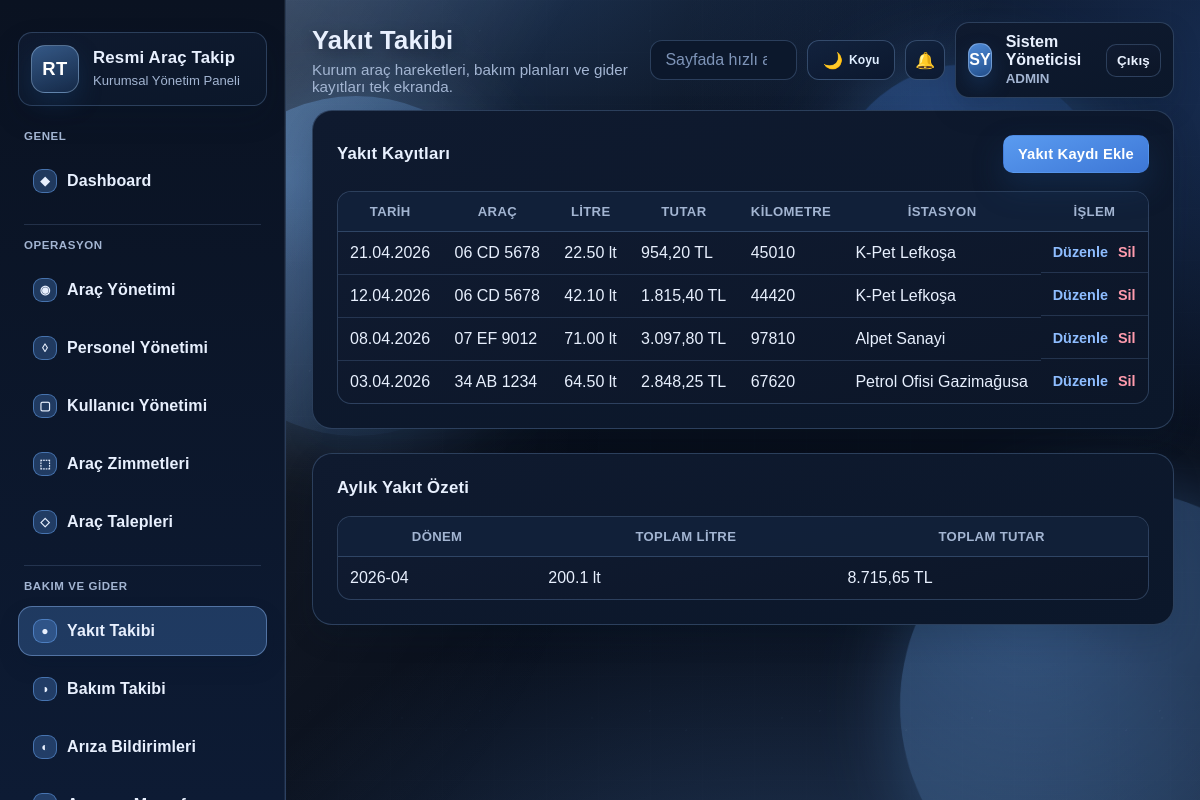
/modules/fuel/index.php (signed in), run on the app's committed database.
### tables this page shows
CREATE TABLE fuel_logs (
    id INT UNSIGNED AUTO_INCREMENT PRIMARY KEY,
    vehicle_id INT UNSIGNED NOT NULL,
    personnel_id INT UNSIGNED NULL,
    purchase_date DATE NOT NULL,
    litre DECIMAL(10,2) NOT NULL,
    amount DECIMAL(10,2) NOT NULL,
    odometer_km INT UNSIGNED NOT NULL,
    station_name VARCHAR(120) NOT NULL,
    receipt_note TEXT NULL,
    created_at TIMESTAMP NOT NULL DEFAULT CURRENT_TIMESTAMP,
    CONSTRAINT fk_fuel_vehicle FOREIGN KEY (vehicle_id) REFERENCES vehicles(id) ON DELETE CASCADE,
    CONSTRAINT fk_fuel_personnel FOREIGN KEY (personnel_id) REFERENCES personnel(id) ON DELETE SET NULL
);

CREATE TABLE vehicles (
    id INT UNSIGNED AUTO_INCREMENT PRIMARY KEY,
    plate_number VARCHAR(20) NOT NULL UNIQUE,
    brand VARCHAR(80) NOT NULL,
    model VARCHAR(80) NOT NULL,
    model_year YEAR NOT NULL,
    vehicle_type VARCHAR(60) NOT NULL,
    fuel_type VARCHAR(30) NOT NULL,
    current_km INT UNSIGNED NOT NULL DEFAULT 0,
    status ENUM('müsait', 'kullanımda', 'bakımda', 'pasif') NOT NULL DEFAULT 'müsait',
    license_note TEXT NULL,
    inspection_due_date DATE NULL,
    insurance_due_date DATE NULL,
    created_at TIMESTAMP NOT NULL DEFAULT CURRENT_TIMESTAMP
);

### includes/functions.php (called while the page is built, shortened)
<?php
require_once __DIR__ . '/../config/config.php';
function app_url(string $path = ''): string
{
    return rtrim(BASE_URL, '/') . '/' . ltrim($path, '/');
}
function e(null|string|int|float $value): string
{
    return htmlspecialchars((string) $value, ENT_QUOTES | ENT_SUBSTITUTE, 'UTF-8');
}
function current_user(): ?array
{
    return $_SESSION['user'] ?? null;
}
function is_admin(): bool
{
    $user = current_user();
    $role = mb_strtolower(trim((string) ($user['role'] ?? '')), 'UTF-8');
    return $role === 'admin';
}
function format_date(?string $date, string $format = 'd.m.Y'): string
{
    return date($format, strtotime($date));
}
function format_money(float $amount): string
{
    return number_format($amount, 2, ',', '.') . ' TL';
}
function fetch_all(string $sql, array $params = []): array
{
    $stmt = db()->prepare($sql);
    $stmt->execute($params);
    return $stmt->fetchAll();
}

### config/config.php (called while the page is built, shortened)
<?php
function db(): PDO
{
    static $pdo = null;
    if ($pdo instanceof PDO) {
        return $pdo;
    }
    $dsn = sprintf('mysql:host=%s;port=%s;dbname=%s;charset=utf8mb4', DB_HOST, DB_PORT, DB_NAME);
    $pdo = new PDO($dsn, DB_USER, DB_PASS, [
        PDO::ATTR_ERRMODE => PDO::ERRMODE_EXCEPTION,
        PDO::ATTR_DEFAULT_FETCH_MODE => PDO::FETCH_ASSOC,
        PDO::ATTR_EMULATE_PREPARES => false,
        PDO::MYSQL_ATTR_INIT_COMMAND => "SET NAMES utf8mb4 COLLATE utf8mb4_turkish_ci",
    ]);
    $pdo->exec("SET CHARACTER SET utf8mb4");
    $pdo->exec("SET collation_connection = 'utf8mb4_turkish_ci'");
    return $pdo;
}

### modules/fuel/index.php (the view, shortened to what this page needs)
<?php
require_once __DIR__ . '/../../includes/functions.php';
$canManage = is_admin();
$rows = fetch_all(
    'SELECT f.*, v.plate_number FROM fuel_logs f
     INNER JOIN vehicles v ON v.id = f.vehicle_id
     ORDER BY f.purchase_date DESC'
);
$monthlyCost = fetch_all(
    'SELECT DATE_FORMAT(purchase_date, "%Y-%m") AS period,
            SUM(litre) AS total_litre, SUM(amount) AS total_amount
     FROM fuel_logs GROUP BY DATE_FORMAT(purchase_date, "%Y-%m")
     ORDER BY period DESC LIMIT 12'
);
include __DIR__ . '/../../includes/header.php';
?>
<section class="panel">
    <div class="panel-head">
        <h2>Yakıt Kayıtları</h2>
        <?php if ($canManage): ?>
            <a class="button primary" href="<?= e(app_url('modules/fuel/form.php')) ?>">Yakıt Kaydı Ekle</a>
        <?php endif; ?>
    </div>
    <div class="panel-body">
        <table class="table">
            <thead><tr><th>Tarih</th><th>Araç</th><th>Litre</th><th>Tutar</th><th>Kilometre</th><th>İstasyon</th><th>İşlem</th></tr></thead>
            <tbody>
            <?php foreach ($rows as $row): ?>
                <tr>
                    <td><?= e(format_date($row['purchase_date'])) ?></td>
                    <td><?= e($row['plate_number']) ?></td>
                    <td><?= e((string) $row['litre']) ?> lt</td>
                    <td><?= e(format_money((float) $row['amount'])) ?></td>
                    <td><?= e((string) $row['odometer_km']) ?></td>
                    <td><?= e($row['station_name']) ?></td>
                    <td class="actions">
                        <?php if ($canManage): ?>
                            <a href="<?= e(app_url('modules/fuel/form.php?id=' . $row['id'])) ?>">Düzenle</a>
                            <form accept-charset="UTF-8" method="post" action="<?= e(app_url('modules/fuel/delete.php')) ?>" class="inline-form">
                                <button class="link-button danger-link" type="submit" data-confirm="Yakıt kaydı silinsin mi?">Sil</button>
                            </form>
                        <?php else: ?>
                            <span>-</span>
                        <?php endif; ?>
                    </td>
                </tr>
            <?php endforeach; ?>
            </tbody>
        </table>
    </div>
</section>
<section class="panel">
    <div class="panel-head"><h2>Aylık Yakıt Özeti</h2></div>
    <div class="panel-body">
        <table class="table">
            <thead><tr><th>Dönem</th><th>Toplam Litre</th><th>Toplam Tutar</th></tr></thead>
            <tbody>
            <?php foreach ($monthlyCost as $summary): ?>
                <tr>
                    <td><?= e($summary['period']) ?></td>
                    <td><?= e((string) round((float) $summary['total_litre'], 2)) ?> lt</td>
                    <td><?= e(format_money((float) $summary['total_amount'])) ?></td>
                </tr>
            <?php endforeach; ?>
            </tbody>
        </table>
    </div>
</section>
<?php include __DIR__ . '/../../includes/footer.php'; ?>

### data on the page
fuel_logs: purchase_date "21.04.2026", vehicle.plate_number "06 CD 5678", litre "22.50", amount "954,20 TL", odometer_km "45010", station_name "K-Pet Lefkoşa"
fuel_logs: purchase_date "12.04.2026", vehicle.plate_number "06 CD 5678", litre "42.10", amount "1.815,40 TL", odometer_km "44420", station_name "K-Pet Lefkoşa"
fuel_logs: purchase_date "08.04.2026", vehicle.plate_number "07 EF 9012", litre "71.00", amount "3.097,80 TL", odometer_km "97810", station_name "Alpet Sanayi"
fuel_logs: purchase_date "03.04.2026", vehicle.plate_number "34 AB 1234", litre "64.50", amount "2.848,25 TL", odometer_km "67620", station_name "Petrol Ofisi Gazimağusa"

### other printed values
$group['title'] "GENEL"
$item['icon'] "◆"
$item['label'] "Dashboard"
$group['title'] "OPERASYON"
$item['icon'] "◉"
$item['label'] "Araç Yönetimi"
$item['icon'] "◊"
$item['label'] "Personel Yönetimi"
$item['icon'] "▢"
$item['label'] "Kullanıcı Yönetimi"
$item['icon'] "⬚"
$item['label'] "Araç Zimmetleri"
$item['icon'] "◇"
$item['label'] "Araç Talepleri"
$group['title'] "BAKIM VE GIDER"
